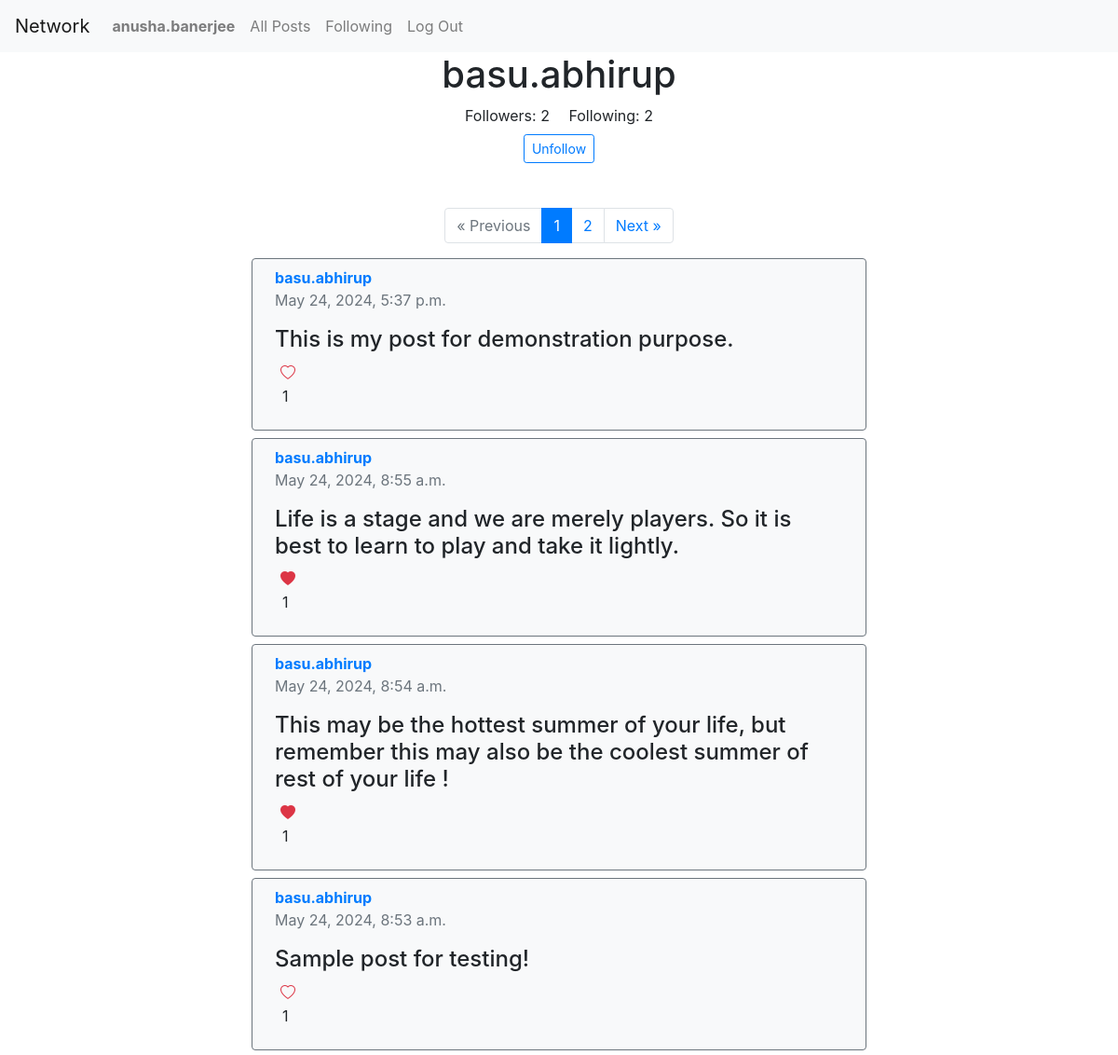
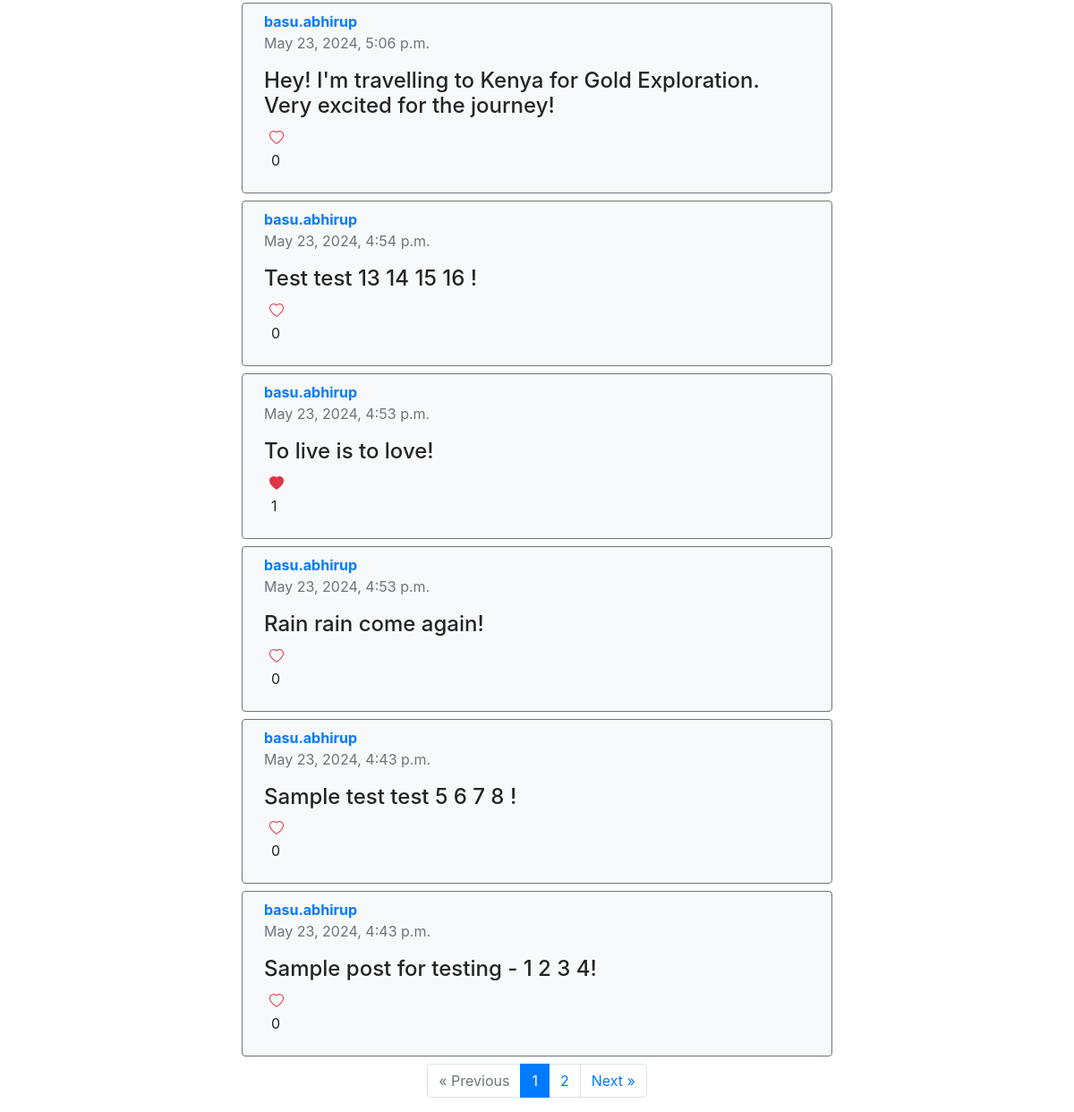
Page /profile/basu.abhirup (signed in) on the committed database (2 pictures, top to bottom).
### network/models.py (models this page shows, shortened)
class User(AbstractUser):
    pass

class Post(models.Model):
  user = models.ForeignKey(User, on_delete=models.CASCADE)
  content = models.TextField()
  timestamp = models.DateTimeField(auto_now_add=True)
  likes = models.PositiveIntegerField(default=0)

### network/views.py (the view)
# urls.py: path('profile/<str:username>', views.profile, name='profile'),
def profile(request, username):
  user = get_object_or_404(User, username=username)
  user_posts = Post.objects.filter(user=user).order_by('-timestamp')
  posts = []
  for post in user_posts:
    if request.user.is_authenticated:
      already_liked = post.liked_by.filter(user=request.user).exists()
      posts.append({
        'post': post,
        'already_liked': already_liked
      })
    else:
      posts.append({
        'post': post
      })
  paginator = Paginator(posts, 10)
  page_number = request.GET.get('page')
  page_obj = paginator.get_page(page_number)
  follower_count = user.followers.count()
  following_count = user.following.count()  # Optional, depending on your model
  show_follow_button = request.user != user and request.user.is_authenticated
  following = False
  if show_follow_button:
    following = Follower.objects.filter(follower=request.user, following=user).exists()
  return render(request, 'network/profile.html', {
      'profile_user': user,
      'posts': page_obj,
      'follower_count': follower_count,
      'following_count': following_count,
      'following': following,
      'show_follow_button': show_follow_button,
      'paginator': paginator
  })

### network/templates/network/profile.html (shortened to what this page needs)
{% extends "network/layout.html" %}
{% block body %}
    <h1>{{ profile_user.username }}</h1>
    <div class="container text-center mb-2">
        <span id="followers" class="mx-2">Followers: {{ follower_count }}</span>
        <span id="following" class="mx-2">Following: {{ following_count }}</span>
    </div>
    {% if show_follow_button %}
        {% if following %}
            <button class="btn btn-sm btn-outline-primary mb-5" name="unfollow" onclick="handleFollowing(event)">Unfollow</button>
        {% else %}
            <button class="btn btn-sm btn-outline-primary mb-5" name="follow" onclick="handleFollowing(event)">Follow</button>
        {% endif %}
    {% endif %}
    {% if paginator.num_pages > 1 %}
    <nav aria-label="Page navigation example">
        <ul class="pagination">
        {% if posts.has_previous %}
            <li class="page-item"><a class="page-link" href="?page={{ posts.previous_page_number }}">&laquo; Previous</a></li>
        {% else %}
            <li class="page-item disabled"><a class="page-link text-muted">&laquo; Previous</a></li>
        {% endif %}
        {% for page_num in paginator.page_range %}
            <li class="page-item {% if page_num == posts.number %}active{% endif %}">
            <a class="page-link" href="?page={{ page_num }}">{{ page_num }}</a>
            </li>
        {% endfor %}
        {% if posts.has_next %}
            <li class="page-item not-allowed"><a class="page-link" href="?page={{ posts.next_page_number }}">Next &raquo;</a></li>
        {% else %}
            <li class="page-item disabled"><a class="page-link text-muted">Next &raquo;</a></li>
        {% endif %}
        </ul>
    </nav>
    {% endif %}
    <div class="post-container">
        {% for post in posts %}
            <div class="post px-4 py-2 border border border-secondary rounded bg-light mb-2 w-100">
                <p class="mb-0 d-inline-block mr-3"><a href="{% url 'profile' post.post.user.username %}"><strong>{{ post.post.user.username }}</strong></a></p>
                <p class="text-muted mt-0">{{ post.post.timestamp }}</p>
                <p class="h4" id="post-content-{{ post.post.id }}">{{ post.post.content }}</p>
                {% if user.is_authenticated %}
                    <button class="like-button border-0 bg-light" data-post-id="{{ post.post.id }}" onclick="handleLiking(event)">
                        {% if post.already_liked == True %}
                            <i class="bi bi-heart-fill text-danger"></i>
                        {% else %}
                            <i class="bi bi-heart text-danger"></i>
                        {% endif %}
                    </button>
                    <p class="ml-2" id="like-count-{{ post.post.id }}">{{ post.post.likes }}</p>
                {% else %}
                    <p id="like-count-{{ post.post.id }}"><i class="bi bi-heart text-danger"></i> &nbsp;{{ post.post.likes }}</p>
                {% endif %}
            </div>
        {% endfor %}
    </div>
    {% if paginator.num_pages > 1 %}
    <nav aria-label="Page navigation example">
        <ul class="pagination">
        {% if posts.has_previous %}
            <li class="page-item"><a class="page-link" href="?page={{ posts.previous_page_number }}">&laquo; Previous</a></li>
        {% else %}
            <li class="page-item disabled"><a class="page-link text-muted">&laquo; Previous</a></li>
        {% endif %}
        {% for page_num in paginator.page_range %}
            <li class="page-item {% if page_num == posts.number %}active{% endif %}">
            <a class="page-link" href="?page={{ page_num }}">{{ page_num }}</a>
            </li>
        {% endfor %}
        {% if posts.has_next %}
            <li class="page-item not-allowed"><a class="page-link" href="?page={{ posts.next_page_number }}">Next &raquo;</a></li>
        {% else %}
            <li class="page-item disabled"><a class="page-link text-muted">Next &raquo;</a></li>
        {% endif %}
        </ul>
    </nav>
    {% endif %}
{% endblock %}

### network/templates/network/layout.html (shortened to what this page needs)
{% load static %}
<!DOCTYPE html>
<html lang="en">
    <head>
        <link rel="stylesheet" href="https://stackpath.bootstrapcdn.com/bootstrap/4.4.1/css/bootstrap.min.css">
        <link rel="stylesheet" href="https://cdn.jsdelivr.net/npm/bootstrap-icons@1.11.3/font/bootstrap-icons.min.css">
        <link href="{% static 'network/styles.css' %}" rel="stylesheet">
    </head>
    <body>
        <nav class="navbar navbar-expand-lg navbar-light bg-light">
            <a class="navbar-brand" href="{% url 'index' %}">Network</a>
            <div>
              <ul class="navbar-nav mr-auto">
                {% if user.is_authenticated %}
                    <li class="nav-item">
                        <a class="nav-link" href="{% url 'profile' user.username %}"><strong>{{ user.username }}</strong></a>
                    </li>
                {% endif %}
                <li class="nav-item">
                  <a class="nav-link" href="{% url 'posts' %}">All Posts</a>
                </li>
                {% if user.is_authenticated %}
                    <li class="nav-item">
                        <a class="nav-link" href="{% url 'following_posts' %}">Following</a>
                    </li>
                    <li class="nav-item">
                        <a class="nav-link" href="{% url 'logout' %}">Log Out</a>
                    </li>
                {% endif %}
              </ul>
            </div>
          </nav>
        <div class="body">
            {% block body %}
            {% endblock %}
        </div>
    </body>
</html>

### network/static/network/styles.css (style rules this page uses)
.body { display: flex; flex-direction: column; justify-content: center; align-items: center; }
.post-container { display: flex; flex-direction: column; align-items: start; justify-content: center; width: 85%; }
@media (min-width: 992px) { .post-container { width: 55%; } }

### rows in the picture
User: username "anusha.banerjee"
User: username "basu.abhirup"
Post: post.user.username "basu.abhirup", post.timestamp "May 24, 2024, 5:37 p.m.", post.content "This is my post for demonstration purpose.", post.likes "1"
Post: post.user.username "basu.abhirup", post.timestamp "May 24, 2024, 8:55 a.m.", post.content "Life is a stage and we are merely players. So it is best to learn to play and take it lightly.", post.likes "1"
Post: post.user.username "basu.abhirup", post.timestamp "May 24, 2024, 8:54 a.m.", post.content "This may be the hottest summer of your life, but remember this may also be the coolest summer of rest of your life !", post.likes "1"
Post: post.user.username "basu.abhirup", post.timestamp "May 24, 2024, 8:53 a.m.", post.content "Sample post for testing!", post.likes "1"
Post: post.user.username "basu.abhirup", post.timestamp "May 23, 2024, 5:06 p.m.", post.content "Hey! I'm travelling to Kenya for Gold Exploration. Very excited for the journey!", post.likes "0"
Post: post.user.username "basu.abhirup", post.timestamp "May 23, 2024, 4:54 p.m.", post.content "Test test 13 14 15 16 !", post.likes "0"
Post: post.user.username "basu.abhirup", post.timestamp "May 23, 2024, 4:53 p.m.", post.content "To live is to love!", post.likes "1"
Post: post.user.username "basu.abhirup", post.timestamp "May 23, 2024, 4:53 p.m.", post.content "Rain rain come again!", post.likes "0"
Post: post.user.username "basu.abhirup", post.timestamp "May 23, 2024, 4:43 p.m.", post.content "Sample test test 5 6 7 8 !", post.likes "0"
Post: post.user.username "basu.abhirup", post.timestamp "May 23, 2024, 4:43 p.m.", post.content "Sample post for testing - 1 2 3 4!", post.likes "0"

### other values in the picture
{{ follower_count }} "2"
{{ following_count }} "2"
{{ page_num }} "1" "2"
